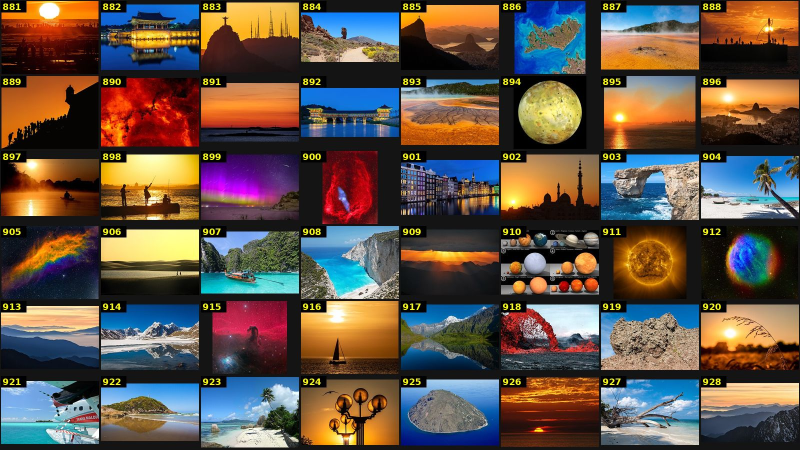
#> input picture nature-src/sheets/more-01.jpg, 1600 x 900 px (shown at 1/2 size)
$ python -i nature.py   (imports and definitions only)
#> lines starting #> are read from the running program, lines starting #| are printed output that depends on the picture
#> further down, picture is the input picture: PIL image 1600x900 RGB; mean R, G, B 97.4, 83.3, 72.6
#!/usr/bin/env python3
"""Gather the built-in nature pictures from Wikimedia Commons' Featured Pictures.

Runs on GitHub (see .github/workflows/nature-pictures.yml). Steps, chosen by nature-src/job.txt:
  explore     list the featured-picture categories and how many files each holds
  candidates  collect free-license photos from the chosen categories, score them, make contact sheets
  final       download the chosen photos, make thumbnails, write nature/pictures.json and credits
"""
import html
import io
import json
import math
import os
import re
import sys
import time
import urllib.parse
import urllib.request

API = 'https://commons.wikimedia.org/w/api.php'
UA = 'PhosphorLoopNaturePictures/1.0 (https://github.com/nhillson/phosphor-loop; nicholas.hillson@gmail.com)'
ROOT = os.path.dirname(os.path.dirname(os.path.dirname(os.path.abspath(__file__))))
SRC = os.path.join(ROOT, 'nature-src')
OUT = os.path.join(ROOT, 'nature')


# [91 lines left out: functions http, api, api_all, subcats, files_in, catinfo and 1 more, not called in this run]


# ---------------------------------------------------------------- shared helpers
OK_LICENSE = re.compile(r'^(public domain|pd\b|pd-|cc0|cc[ -]by(-sa)?[ -]?\d|cc[ -]by(-sa)?$)', re.I)
BAD_LICENSE = re.compile(r'\b(nc|nd)\b|gfdl only|fal\b', re.I)
BAD_TITLE = re.compile(r'illustrat|drawing|painting|plate|engraving|lithograph|haeckel|kunstformen|map\b|stamp|coin|'
                       r'logo|statue|sculpture|specimen|skeleton|fossil|museum|herbarium|diagram|chart|book|'
                       r'woodcut|watercolou?r|poster|\bart\b|mosaic|tapestry|x-ray|microscop|sem image|svg', re.I)


# [27 lines left out: functions strip_html, imageinfo, not called in this run]


def license_ok(lic):
    return bool(lic) and bool(OK_LICENSE.search(lic)) and not BAD_LICENSE.search(lic)


def score_image(im):
    """Colorfulness (Hasler & Suesstrunk) plus contrast, plus a little for dark surroundings that glow in feedback."""
    from PIL import ImageStat
    small = im.convert('RGB').resize((96, 72))
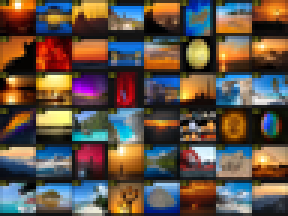
#> small: PIL image 96x72 RGB (shown 3 times larger); mean R, G, B 97.6, 83.5, 72.7
    px = list(small.get_flattened_data()) if hasattr(small, 'get_flattened_data') else list(small.getdata())
#> px = 6912 items, first 6: (58, 58, 17), (71, 72, 19), (25, 26, 11), (176, 100, 10), (227, 152, 29), (223, 207, 148)
    rg = [r - g for r, g, b in px]
#> rg = 6912 values, max 212 at index 2909, min -198 at index 4361, mean 14.09
    yb = [0.5 * (r + g) - b for r, g, b in px]
#> yb = 6912 values, max 197.5 at index 6764, min -186.5 at index 4025, mean 17.79

    def ms(v):
        m = sum(v) / len(v)
#> m = 14.09
        return m, math.sqrt(sum((x - m) ** 2 for x in v) / len(v))
    mrg, srg = ms(rg)
#> mrg = 14.09; srg = 54.33
    myb, syb = ms(yb)
#> myb = 17.79; syb = 69.2
    color = math.sqrt(srg ** 2 + syb ** 2) + 0.3 * math.sqrt(mrg ** 2 + myb ** 2)
#> color = 94.79
    lum = small.convert('L')
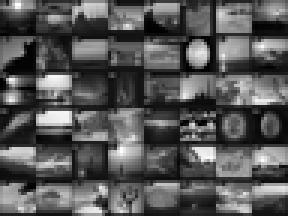
#> lum: PIL image 96x72 L (shown 3 times larger); min 0, max 255, mean 86.5
    contrast = ImageStat.Stat(lum).stddev[0]
#> contrast = 58.13
    w, h = lum.size
#> w = 96; h = 72
    edge = [lum.getpixel((x, y)) for x in range(w) for y in range(h) if x < 8 or y < 6 or x >= w - 8 or y >= h - 6]
#> edge = 2112 values, max 255 at index 361, min 0 at index 26, mean 91.15
    dark = sum(1 for v in edge if v < 50) / len(edge)
#> dark = 0.33
    return round(color + 0.5 * contrast + 25 * dark, 1), round(color, 1), round(contrast, 1), round(dark, 2)


GENERIC = {'flower', 'flowers', 'tree', 'trees', 'bird', 'plant', 'nature', 'forest', 'animal', 'fish', 'insect',
           'mushroom', 'fungus', 'leaf', 'leaves', 'water', 'sky', 'landscape', 'macro photography', 'close-up',
           'bokeh', 'wildlife', 'blossom', 'inflorescence', 'flower bud', 'petal', 'fruit', 'male', 'female',
           'juvenile', 'adult', 'feather', 'spider web', 'dew', 'snow', 'winter', 'autumn', 'spring', 'summer'}


# [175 lines left out: functions depicts, find_cats, candidates, nice_name, not called in this run]


def slug(s):
    s = re.sub(r'[^a-z0-9]+', '-', s.lower()).strip('-')
    return s[:40] or 'picture'


# [59 lines left out: function final, not called in this run]


# [3 lines not run here, left out]

>>> from PIL import Image
>>> picture = Image.open('../../nature-src/sheets/more-01.jpg')
>>> result = score_image(picture)
#> result = (132.1, 94.8, 58.1, 0.33)
